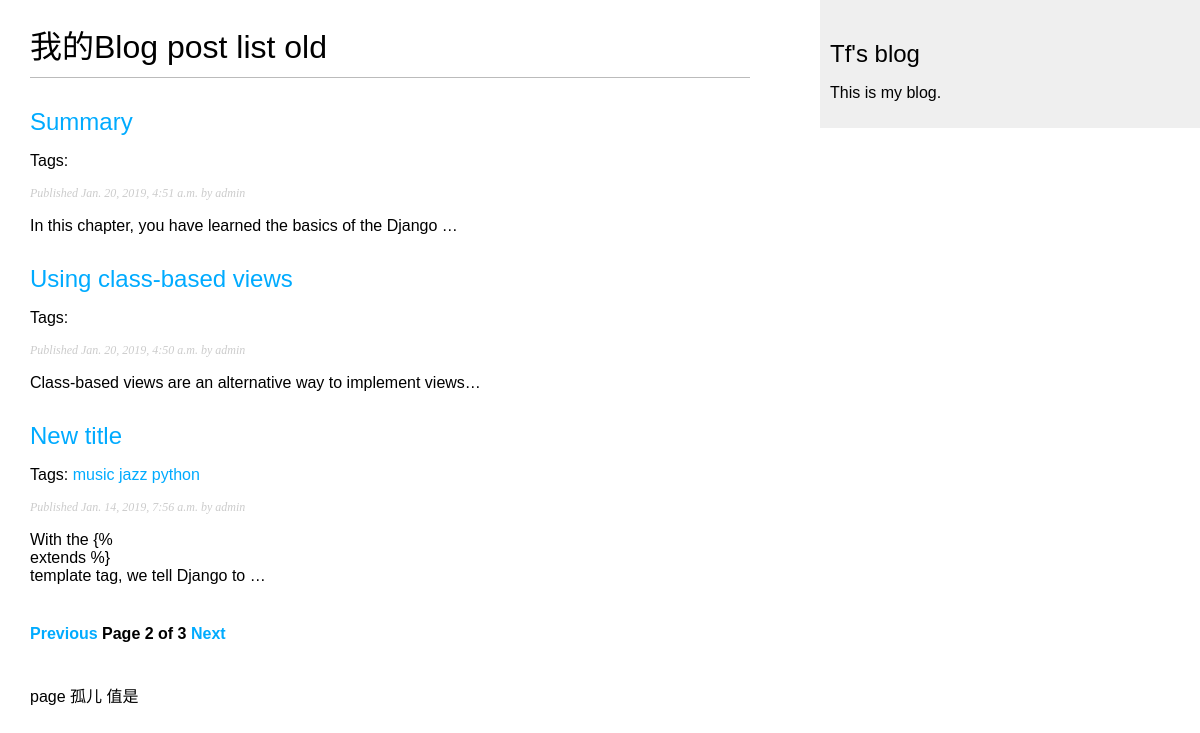
The app's page /blog/list/?page=2 with its own data.
### blog/models.py (models this page shows, shortened)
class Post(models.Model):
    tags = TaggableManager()
    objects = models.Manager()
    published = PublishedManager()
    STATUS_CHOICES = (
        ('draft', 'Draft'),
        ('published', 'Published'),
    )
    title = models.CharField(max_length=250)
    slug = models.SlugField(max_length=250,
                            unique_for_date='publish')
    author = models.ForeignKey(User,
                               on_delete=models.CASCADE,
                               related_name="blog_posts")
    body = models.TextField()
    publish = models.DateTimeField(default=timezone.now)
    created = models.DateTimeField(auto_now_add=True)
    updated = models.DateTimeField(auto_now=True)
    status = models.CharField(max_length=10,
                              choices=STATUS_CHOICES,
                              default='draft')
    class Meta:
        ordering = ('-publish',)
    def get_absolute_url(self):
        return reverse('blog:post_detail',
                       args=[
                           self.publish.year,
                           self.publish.month,
                           self.publish.day,
                           self.slug
                       ])

### blog/views.py (the view)
# urls.py: path('list/', views.post_list, name='post_list_old'),
def post_list(request, tag_slug=None):
    object_list = Post.published.all()
    tag = None
    if tag_slug:
        tag = get_object_or_404(Tag, slug=tag_slug)
        object_list = Post.published.filter(tags__in=[tag])
    paginator = Paginator(object_list, 3)
    page = request.GET.get('page')
    try:
        posts = paginator.page(page)
    except PageNotAnInteger:
        posts = paginator.page(1)
    except EmptyPage:
        posts = paginator.page(paginator.num_pages)
    return render(request,
                  'blog/post/listold.html',
                  {'posts': posts,
                   'page': page,
                   'tag': tag})

### blog/models.py (called while the page is built)
    def get_queryset(self):
        return super(PublishedManager, self).get_queryset().filter(status='published')

### blog/templates/blog/post/listold.html (shortened to what this page needs)
{% extends "blog/base.html" %}
{% block content %}
    <h1>我的Blog post list old</h1>
    {% for post in posts %}
        <h2>
            <a href="{{ post.get_absolute_url }}">
                {{ post.title }}
            </a>
        </h2>
        <p class="tags">
        Tags:
            {% for p_tag in post.tags.all %}
                <a href="{% url "blog:post_list_by_tag" p_tag.slug %}">{{ p_tag.name }}</a>
            {% endfor %}
        </p>
        <p class="date">
            Published {{ post.publish }} by {{ post.author }}
        </p>
        {{ post.body|truncatechars:60|linebreaks }}
    {% endfor %}
    {% include "pagination.html" with page=posts %}
    <span>
        <p>
            page 孤儿 值是{{ page.orphans }}
        </p>
    </span>
{% endblock %}

### blog/templates/blog/base.html (shortened to what this page needs)
{% load static %}
<!DOCTYPE html>
<html lang="en">
<head>
    <link href="{% static "css/blog.css" %}" rel="stylesheet">
</head>
<body>
    <div id="content">
        {% block content %}
        {% endblock %}
    </div>
    <div id="sidebar">
        <h2>Tf's blog</h2>
            <p>This is my blog.</p>
    </div>
</body>
</html>

### blog/templates/pagination.html
<div class="pagination">
    <span class="step-links">
        {% if page.has_previous %}
            <a href="?page={{ page.previous_page_number }}">
                Previous
            </a>
        {% endif %}
    </span>
    <span>
        Page {{ page.number }} of {{ page.paginator.num_pages }}
    </span>
    <span>
        {% if page.has_next %}
            <a href="?page={{ page.next_page_number }}">Next</a>
        {% endif %}
    </span>
</div>

### blog/static/css/blog.css (style rules this page uses)
body { margin:0; padding:0; font-family:helvetica, sans-serif; }
a { color:#00abff; text-decoration:none; }
h1 { font-weight:normal; border-bottom:1px solid #bbb; padding:0 0 10px 0; }
h2 { font-weight:normal; margin:30px 0 0; }
#content { float:left; width:60%; padding:0 0 0 30px; }
#sidebar { float:right; width:30%; padding:10px; background:#efefef; height:100%; }
p.date { color:#ccc; font-family: georgia, serif; font-size: 12px; font-style: italic; }
.pagination { margin:40px 0; font-weight:bold; }

### records on screen
Post: title "Summary", publish "Jan. 20, 2019, 4:51 a.m.", author "admin", body "In this chapter, you have learned the basics of the Django …"
Post: title "Using class-based views", publish "Jan. 20, 2019, 4:50 a.m.", author "admin", body "Class-based views are an alternative way to implement views…"
Post: title "New title", publish "Jan. 14, 2019, 7:56 a.m.", author "admin", body "With the {% extends %} template tag, we tell Django to …"
Tag: name "music"
Tag: name "jazz"
Tag: name "python"

### other values on screen
{{ page.number }} "2"
{{ page.paginator.num_pages }} "3"
